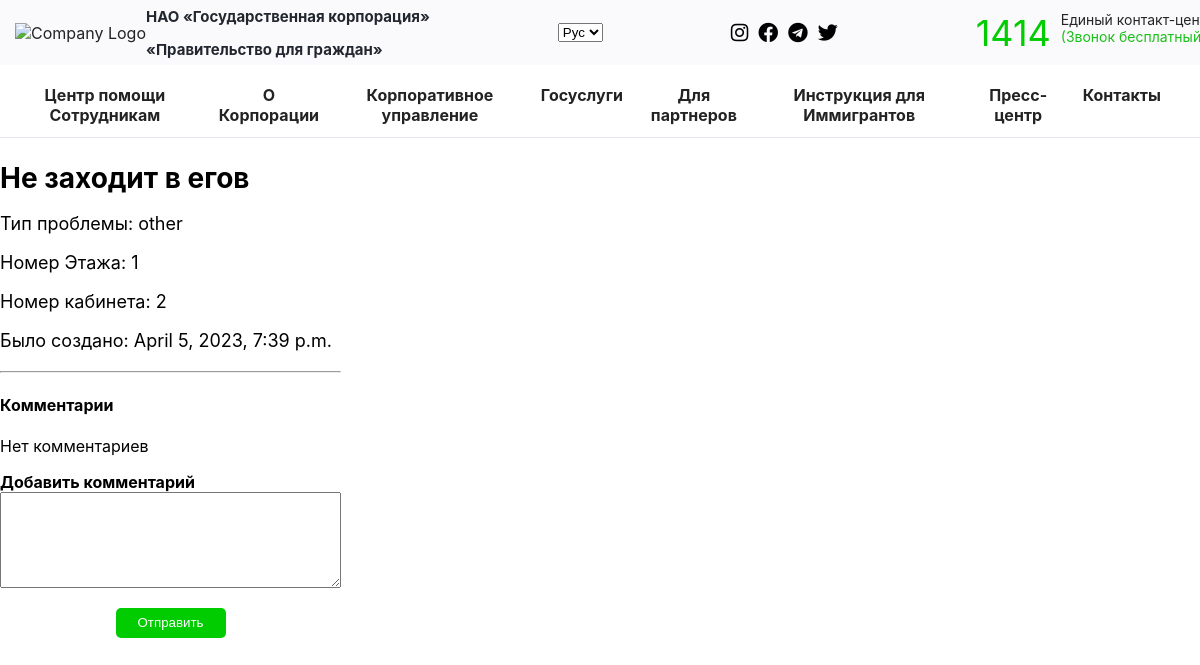
/problem/4/ (signed in), run on the app's committed database.
### users/models.py (models this page shows, shortened)
class Problem(models.Model):
    PROBLEM_TYPES = (
        ('printer', 'Printer'),
        ('internet', 'Internet'),
        ('pc', 'PC'),
        ('other', 'Other'),
    )
    problem_description = models.CharField(max_length=255)
    problem_type = models.CharField(max_length=20, choices=PROBLEM_TYPES)
    floor = models.PositiveSmallIntegerField(choices=((1, 'First floor'), (2, 'Second floor')))
    room_number = models.CharField(max_length=20)
    problem_solved=models.BooleanField(default=False)
    created_at = models.DateTimeField(default=timezone.now)

### users/views.py (the view)
# urls.py: path('problem/<int:problem_id>/', login_required(views.problem_detail), name='problem_detail'),
def problem_detail(request, problem_id):
    problem = get_object_or_404(Problem, id=problem_id)
    report = Report.objects.filter(problem=problem).first()
    return render(request, 'users/problem_detail.html', {'problem': problem, 'report': report})

### users/templates/users/problem_detail.html (shortened to what this page needs)
{% extends 'users/base.html' %}
{% load static %}
{% block css %}
<link rel="stylesheet" type="text/css" href="{% static 'users/problem_detail.css' %}">
{% endblock %}
{% block content %}
  <div class="container">
    <div class="row">
      <div class="col-md-8">
        <div class="problem">
        <h2>{{ problem.problem_description }}</h2>
        <p>Тип проблемы: {{ problem.problem_type }}</p>
        <p>Номер Этажа: {{ problem.floor }}</p>
        <p>Номер кабинета: {{ problem.room_number }}</p>
        <p>Было создано: {{ problem.created_at }}</p>
      </div>
        <hr>
        <h4>Комментарии</h4>
        {% for comment in problem.comments.all %}
          <div class="comment">
            <h6>{{ comment.author.username }} <small>{{ comment.created_date }}</small></h6>
            <p>{{ comment.text }}</p>
          </div>
        {% empty %}
          <p>Нет комментариев</p>
        {% endfor %}
        {% if user.is_authenticated %}
          <form method="POST" action="{% url 'add_comment' problem.id %}">
            <div class="form-group">
              <label for="text">Добавить комментарий</label>
              <textarea class="form-control" name="text" rows="6" cols="40" required ></textarea>
            </div>
            <button type="submit" class="btn btn-primary">Отправить</button>
          </form>
        {% else %}
          <p>Please <a href="{% url 'login' %}">log in</a> to add comments.</p>
        {% endif %}
      </div>
    </div>
  </div>
{% endblock %}

### users/static/users/main.css (style rules this page uses)
body { font-family: 'SF Pro Display', sans-serif; margin: 0; }
.container { width: 100%; max-width: 1200px; padding-right: 15px; padding-left: 15px; margin: 0 auto; }
.row { display: flex; flex-wrap: wrap; margin-right: -15px; margin-left: -15px; }

### users/static/users/problem_detail.css (style rules this page uses)
.form-group label { font-weight: bold; }
.form-control { margin-bottom: 20px; display: flex; }
.btn-primary { height: 30px; width: 110px; background-color: #00cc00; border: none; border-radius: 5px; color: #fff; }
.problem { margin-bottom: 20px; }
.problem h2 { font-size: 28px; margin-bottom: 10px; }
.problem p { font-size: 18px; margin-bottom: 10px; }
form { display: flex; flex-direction: column; align-items: center; }

### data on the page
Problem: problem_description "Не заходит в егов", problem_type "other", floor "1", room_number "2", created_at "April 5, 2023, 7:39 p.m."
